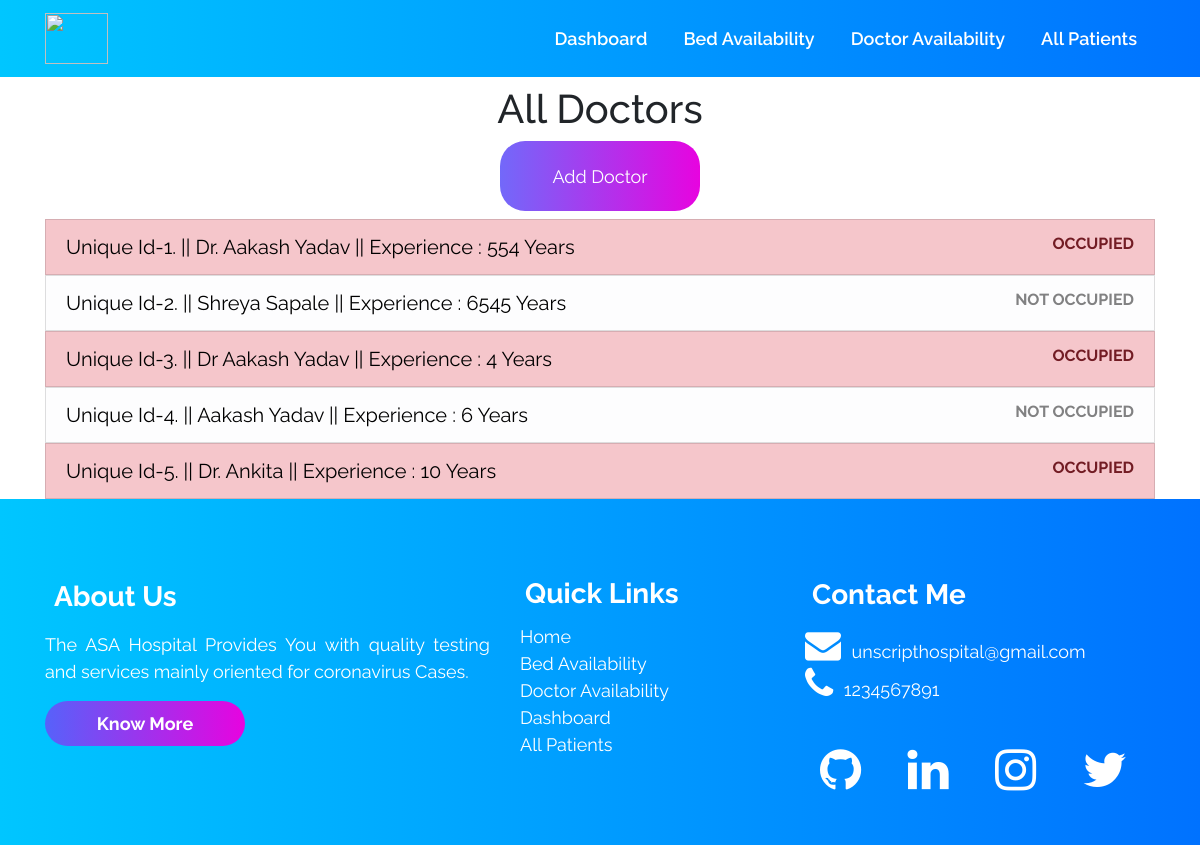
The app's page /doctoravailability/ with its own data.
### accounts/models.py (models this page shows, shortened)
class Doctor (models.Model):
    doctor_id = models.AutoField(primary_key=True)
    name = models.CharField(max_length=500, default="")
    phone = models.CharField(default="", max_length=500)
    experience_in_years = models.IntegerField(default=0)
    occupied = models.BooleanField(default=False)

### accounts/views.py (the view)
# urls.py: path("doctoravailability/", views.doctoravailability,
def doctoravailability(request):
    all_doctor_objects = Doctor.objects.all()
    context = {'all_doctors': all_doctor_objects}
    return render(request, 'doctoravailability.html', context)

### templates/doctoravailability.html (shortened to what this page needs)
{% extends 'innerbase.html' %}
{% load static %}
{% block cssLinks %}
<link rel="stylesheet" href="{% static 'css/doctoravailability.css' %}">
{% endblock %}
{% block body %}
<div class="container">
    <h1 class="text-center heading my-2">All Doctors</h1>
    <div class="container text-center my-2">
        <a href="/adddoctor">
            <button class="commonbuttons text-center">Add Doctor</button>
        </a>
    </div>
    <ul class="list-group">
        {% for doctor in all_doctors %}
        <a href="/doctors/{{doctor.doctor_id}}" style="text-decoration: none;">
            <li class="list-group-item list-group-item-action
        {% if doctor.occupied %} list-group-item-danger {% else %} list-group-item-light {% endif %}
        ">
                <div class="row">
                    <div class="col-md-9 header-of-list">
                        Unique Id-{{doctor.pk}}. || {{doctor.name}} || Experience :
                        {{doctor.experience_in_years}} Years
                    </div>
                    <div class="col-md-3 text-right">
                        <b>
                            {% if doctor.occupied %} OCCUPIED {% else %} NOT OCCUPIED {% endif %}
                        </b>
                    </div>
                </div>
            </li>
        </a>
        {% empty %}
        <li class="list-group-item list-group-item-action">NO ITEMS ACCORDING TO YOUR SEARCH</li>
        {% endfor %}
    </ul>
</div>
{% endblock %}

### static/css/base.css (style rules this page uses)
* { margin: 0; padding: 0; font-family: "Raleway", sans-serif; scroll-behavior: smooth; }
.commonbuttons { padding: 2%; border: none; border-radius: 25px; color: white; font-size: 18px; background: -webkit-linear-gradient(right, hsl(302, 97%, 46%), #6156f9e3); width: 200px; transition: all 0.3s ease-in; border: none; }

### static/css/doctoravailability.css (style rules this page uses)
* { margin: 0; padding: 0; }
.header-of-list { color: black; font-weight: 400; font-size: 20px; }

### records on screen
Doctor: pk "1", name "Dr. Aakash Yadav", experience_in_years "554", occupied "OCCUPIED"
Doctor: pk "2", name "Shreya Sapale", experience_in_years "6545", occupied "NOT OCCUPIED"
Doctor: pk "3", name "Dr Aakash Yadav", experience_in_years "4", occupied "OCCUPIED"
Doctor: pk "4", name "Aakash Yadav", experience_in_years "6", occupied "NOT OCCUPIED"
Doctor: pk "5", name "Dr. Ankita", experience_in_years "10", occupied "OCCUPIED"
